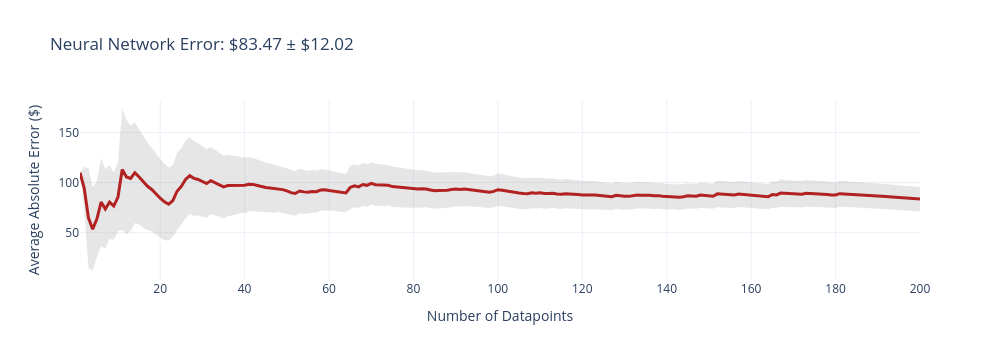
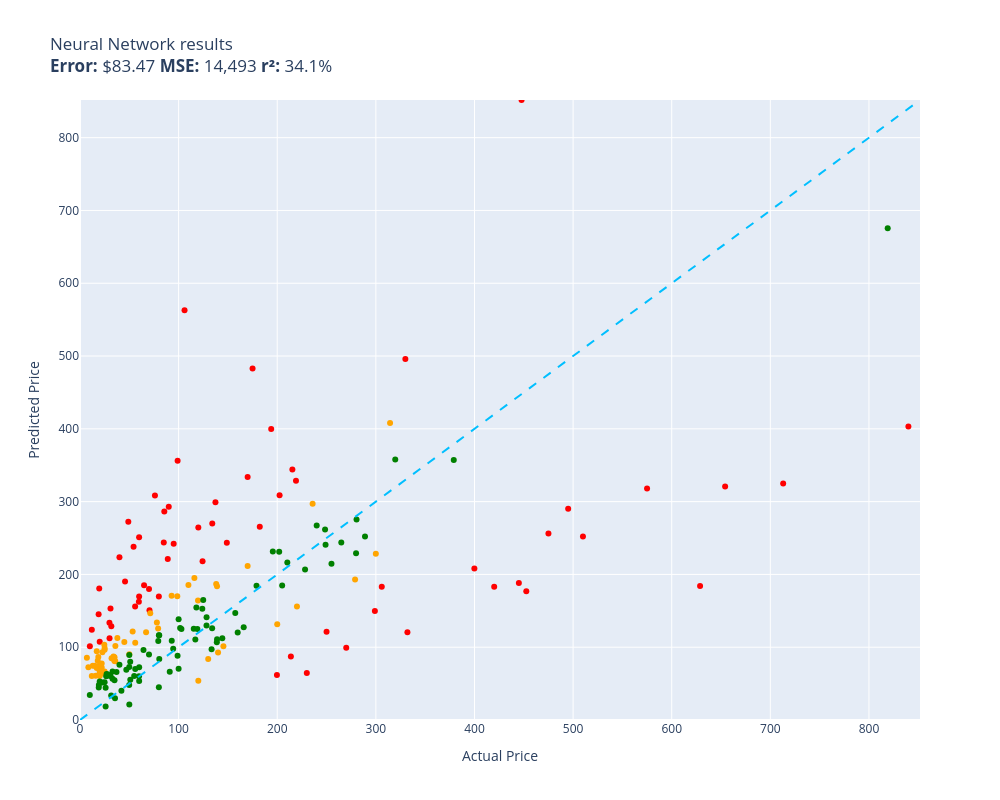

Write notebook code for charts like these, in order.
### Code cell
evaluate(neural_network, test)

### Figure 1 — Plotly figure (JSON) as saved in the notebook; plotly's stock layout.template omitted (floating-point values rounded to 4 significant figures; data arrays with more than 128 entries replaced by an {"elided": "..."} marker saying what was removed)
{"data": [{"fill": "toself", "fillcolor": "rgba(128,128,128,0.2)", "hoverinfo": "skip", "line": {"color": "rgba(255,255,255,0)"}, "name": "95% CI", "showlegend": false, "type": "scatter", "x": {"elided": "400 int values"}, "y": {"elided": "400 float values"}}, {"customdata": {"elided": "200x1 float values"}, "hovertemplate": "n=%{x}<br>Avg Error=$%{y:,.2f}<br>±95% CI=$%{customdata[0]:,.2f}<extra></extra>", "line": {"color": "firebrick", "width": 3}, "mode": "lines", "name": "Cumulative Avg Error", "type": "scatter", "x": {"elided": "200 int values"}, "y": {"elided": "200 float values"}}], "layout": {"height": 360, "showlegend": false, "title": {"text": "Neural Network Error: $83.47 ± $12.02"}, "width": 1000, "xaxis": {"title": {"text": "Number of Datapoints"}}, "yaxis": {"title": {"text": "Average Absolute Error ($)"}}}}

### Figure 2 — Plotly figure (JSON) as saved in the notebook; plotly's stock layout.template omitted (floating-point values rounded to 4 significant figures)
{"data": [{"customdata": [["Old Blood Noise Excess V2 Distortion Cho...\nGuess=$328.76 Actual=$219.00"], ["Stand for Raven Pro Document Scanner - P...\nGuess=$133.49 Actual=$29.85"], ["RBC12-UPC Replacement Battery Cartridge ...\nGuess=$64.63 Actual=$229.99"], ["ACDelco GM Original Equipment FW339 Fron...\nGuess=$344.17 Actual=$215.33"], ["Pump Head TBVECHI 175PSI 4KW 5.5HP 21CFM...\nGuess=$496.09 Actual=$329.90"], ["Bam France 2002XL Contoured Hightech Bla...\nGuess=$324.82 Actual=$713.00"], ["46mm Digital Pro High-Resolution Close-U...\nGuess=$107.59 Actual=$19.99"], ["Innovative Percussion CB-6 Chamois Bass ...\nGuess=$238.06 Actual=$54.32"], ["HK SYSTEMS 13\" Heavy Duty Black \"Push\" O...\nGuess=$243.72 Actual=$84.95"], ["SKB iSeries 3i-13096-6KP Case for BlackM...\nGuess=$482.96 Actual=$174.99"], ["Bam Trekking 3027SB Single Black Clarine...\nGuess=$120.47 Actual=$332.00"], ["DEWALT 20V MAX* XR Impact Driver with Bl...\nGuess=$176.84 Actual=$452.53"], ["Mini PC, Kinupute Desktop Computer E3-12...\nGuess=$290.36 Actual=$495.00"], ["Deco Mount Pro Tripod Microphone Stand w...\nGuess=$251.20 Actual=$59.95"], ["Evergreen HSHB2005 Cylinder Head Gasket ...\nGuess=$162.53 Actual=$59.69"], ["Task T24287 Roman Ogee Router Bit with 1...\nGuess=$155.86 Actual=$55.88"], ["Travelpro Platinum Elite Slim Business L...\nGuess=$87.33 Actual=$213.83"], ["JRready ST6313 DT Deutsch Connector Kit,...\nGuess=$61.76 Actual=$199.68"], ["15\" Locking Shower Head Extension Arm in...\nGuess=$169.71 Actual=$79.95"], ["Baseball Backpacks Large 18 Inch Bookbag...\nGuess=$128.73 Actual=$31.77"], ["KOHLER 18865-CP Filtered Water Faucet, P...\nGuess=$256.16 Actual=$475.00"], ["Diversitech WG840585 Motor, (Ddb) 1/3Hp,...\nGuess=$269.93 Actual=$134.12"], ["MC: Pindicator (Dual Intensity Amber)\nGuess=$223.70 Actual=$40.00"], ["Evan-Fischer Front Bumper Cover Compatib...\nGuess=$308.91 Actual=$202.38"], ["Poison Spyder 10-08-020 Rocker Knocker\nGuess=$183.96 Actual=$628.76"], ["DIMARZIO 204284 DP 163FBK Blues Bucker G...\nGuess=$292.79 Actual=$89.99"], ["Lighted Triangle Mirror Cabinet Bathroom...\nGuess=$188.28 Actual=$445.00"], ["BESTILL Wall Mounted Shower Faucet Set, ...\nGuess=$308.54 Actual=$76.00"], ["Engine Thermostat, Replace 19301-PAA-306...\nGuess=$145.16 Actual=$18.89"], ["Dell Optiplex 390 Desktop Computer i3 3....\nGuess=$218.15 Actual=$124.27"], ["Satco S9596, 4 Count (Pack of 1), 4.18\nGuess=$123.94 Actual=$12.00"], ["Ceramic Talavera Mexican Tile 4x4\", 9 Pi...\nGuess=$112.42 Actual=$29.95"], ["LEGO Marvel Avengers War Machine Buster ...\nGuess=$169.49 Actual=$59.95"], ["ANZO USA 111207 GMC SIERRA 99-06 / YUKON...\nGuess=$265.46 Actual=$182.28"], ["Kingston Brass KS269SN Kingston Clawfoot...\nGuess=$182.96 Actual=$305.99"], ["EMART Photography C Stand with Boom Arm,...\nGuess=$264.39 Actual=$119.99"], ["KOHLER K-1185540-CP Assembly-Slider\nGuess=$190.19 Actual=$45.67"], ["Trim Kit for 2-handle Shower & Tub Valve...\nGuess=$242.04 Actual=$94.99"], ["Aeromotive 13304 Regulator, X1 Adjustabl...\nGuess=$99.20 Actual=$269.95"], ["Walker Exhaust Ultra EPA 16478 Direct Fi...\nGuess=$317.98 Actual=$574.99"], ["Canon Sure Shot 90u 35mm Date Camera\nGuess=$208.19 Actual=$399.89"], ["Mikrotik RB3011UIAS-RM RouterBOARD 10xGi...\nGuess=$149.83 Actual=$299.00"], ["Wilkinson LOW GAUSS Vintage Tone Strat S...\nGuess=$153.16 Actual=$30.93"], ["Ibanez M510OVS Acoustic Mandolin in Vint...\nGuess=$333.89 Actual=$169.99"], ["CradlePoint Compact Broadband Router (CB...\nGuess=$221.28 Actual=$89.00"], ["Pyle Wireless Rear View Backup Camera - ...\nGuess=$150.79 Actual=$70.45"], ["Auertech Portable Washing Machine, 14lbs...\nGuess=$356.31 Actual=$98.99"], ["Evan Fischer Radiator Cooling Fan Assemb...\nGuess=$299.15 Actual=$137.34"], ["ECCPP Power Steering Pump for 2009-2010 ...\nGuess=$286.31 Actual=$85.48"], ["UPR Mach 1 Chin Spoiler Fits 94-98 Musta...\nGuess=$185.26 Actual=$64.99"], ["Skullcandy Hesh Evo Bluetooth Headphones...\nGuess=$180.10 Actual=$69.99"], ["Music Hall pa15.3 MM/MC Phono Preamplifi...\nGuess=$121.29 Actual=$250.00"], ["Lorell Bell Chair Glide, 2.5\", Black\nGuess=$180.54 Actual=$19.50"], ["4 Inches Rolled Muffler Tip Catback Exha...\nGuess=$399.86 Actual=$193.88"], ["Competition Clutch Disc and Pressure Pla...\nGuess=$251.94 Actual=$510.00"], ["KUNFINE Android Radio CarPlay & Android ...\nGuess=$562.82 Actual=$106.00"], ["A-Premium Front Suspension Steering Knuc...\nGuess=$272.24 Actual=$48.99"], ["Dell XPS 13 9343-2727SLV 13.3\" Full HD S...\nGuess=$403.21 Actual=$839.99"], ["Steering Wheel, Carbon Fiber Automotive ...\nGuess=$851.75 Actual=$447.74"], ["Replacement Remote Control fit for Sony ...\nGuess=$101.30 Actual=$9.99"], ["Pacific Drums PDCM1618TTRB 16 x 18 Inche...\nGuess=$183.16 Actual=$419.99"], ["Vinyl Soft Top Roll-up Adjustable Truck ...\nGuess=$243.57 Actual=$148.88"], ["Empava 24\" Single Wall Ovens 10 Cooking ...\nGuess=$320.62 Actual=$654.14"]], "hovertemplate": "%{customdata[0]}<extra></extra>", "legendgroup": "red", "marker": {"color": "red", "size": 6, "symbol": "circle"}, "mode": "markers", "name": "red", "orientation": "v", "showlegend": true, "type": "scatter", "x": [219.0, 29.85, 230.0, 215.3, 329.9, 713.0, 19.99, 54.32, 84.95, 175.0, 332.0, 452.5, 495.0, 59.95, 59.69, 55.88, 213.8, 199.7, 79.95, 31.77, 475.0, 134.1, 40.0, 202.4, 628.8, 89.99, 445.0, 76.0, 18.89, 124.3, 12.0, 29.95, 59.95, 182.3, 306.0, 120.0, 45.67, 94.99, 269.9, 575.0, 399.9, 299.0, 30.93, 170.0, 89.0, 70.45, 98.99, 137.3, 85.48, 64.99, 69.99, 250.0, 19.5, 193.9, 510.0, 106.0, 48.99, 840.0, 447.7, 9.99, 420.0, 148.9, 654.1], "xaxis": "x", "y": [328.8, 133.5, 64.63, 344.2, 496.1, 324.8, 107.6, 238.1, 243.7, 483.0, 120.5, 176.8, 290.4, 251.2, 162.5, 155.9, 87.33, 61.76, 169.7, 128.7, 256.2, 269.9, 223.7, 308.9, 184.0, 292.8, 188.3, 308.5, 145.2, 218.1, 123.9, 112.4, 169.5, 265.5, 183.0, 264.4, 190.2, 242.0, 99.2, 318.0, 208.2, 149.8, 153.2, 333.9, 221.3, 150.8, 356.3, 299.2, 286.3, 185.3, 180.1, 121.3, 180.5, 399.9, 251.9, 562.8, 272.2, 403.2, 851.8, 101.3, 183.2, 243.6, 320.6], "yaxis": "y"}, {"customdata": [["telpo Headlight Assembly Fit For 15 Camr...\nGuess=$195.14 Actual=$115.99"], ["8544771 Dryer Heating Element, 279816 Th...\nGuess=$80.88 Actual=$35.74"], ["Panasonic KX-TG6511B DECT 6.0 PLUS Expan...\nGuess=$125.66 Actual=$79.20"], ["Aolemi Oil Rubbed Bronze Single Function...\nGuess=$170.18 Actual=$98.65"], ["10GBase-LR SFP+ Transceiver, Handar 10GB...\nGuess=$66.60 Actual=$19.99"], ["Southwire 120V/15A Right Angle User Atta...\nGuess=$112.67 Actual=$37.87"], ["Mylites+ Standard Comic Book Mylar Sleev...\nGuess=$86.15 Actual=$34.99"], ["Dakota Alert MURS Alert Probe Sensor - M...\nGuess=$155.98 Actual=$219.99"], ["DALDED LED Light Kit for Lego Sonic Gree...\nGuess=$96.64 Actual=$24.99"], ["152MM Hole Saws M42 Bi-Metal High Speed ...\nGuess=$81.24 Actual=$17.99"], ["Wenger City Upgrade Laptop Backpack with...\nGuess=$101.47 Actual=$145.42"], ["3D Tree Hole Branches 075 Stair Risers D...\nGuess=$83.91 Actual=$129.99"], ["Fjallraven, Kanken Laptop 15\" Backpack f...\nGuess=$164.17 Actual=$119.65"], ["Projector, CRAZVIEW Projector with WiFi ...\nGuess=$121.45 Actual=$53.40"], ["Retevis RT68 Soft Earhook Walkie Talkie ...\nGuess=$85.61 Actual=$6.99"], ["Laisomeke Waterproof Junction Box, Unive...\nGuess=$60.48 Actual=$11.99"], ["Sumerain S1339CM Double Handle Widesprea...\nGuess=$297.19 Actual=$235.86"], ["Webcem Solar Shed Light Outdoor Indoor, ...\nGuess=$133.89 Actual=$77.96"], ["Western Digital Enterprise RE4-GP 2TB SA...\nGuess=$185.31 Actual=$109.95"], ["Miyaya@ Funny Animal Masks Collection fo...\nGuess=$94.38 Actual=$16.99"], ["Beck/Arnley 0421945 Air Filter\nGuess=$101.56 Actual=$35.87"], ["Liberty Imports 12 Pack: US Military Toy...\nGuess=$71.41 Actual=$16.98"], ["Neporal Full Spectrum Light Bulb, 6000K ...\nGuess=$86.55 Actual=$18.59"], ["Pidoko Kids Train Table, Grey with 90 Pc...\nGuess=$54.05 Actual=$119.97"], ["KUNN Small Electrician Tool Pouch Utilit...\nGuess=$63.94 Actual=$21.99"], ["iPhone 12/12 Pro Nicaragua Guardabarranc...\nGuess=$75.31 Actual=$19.97"], ["Replacement Remote Control for PANASONIC...\nGuess=$80.93 Actual=$34.95"], ["KS K-STORM Replacement Silicone Mushroom...\nGuess=$72.60 Actual=$8.50"], ["LSSAGOON Backpack for Women Teen Kids Gi...\nGuess=$87.31 Actual=$33.99"], ["Royal Designs, Inc. Decorative Abundant ...\nGuess=$98.83 Actual=$24.95"], ["AC Compressor & A/C Kit For BMW 335i 335...\nGuess=$408.00 Actual=$314.41"], ["Berta (6 Pieces) 1-1/4 inch Overlay, 90 ...\nGuess=$103.33 Actual=$24.66"], ["Chalkboard Name Badges with Magnetic Bac...\nGuess=$63.88 Actual=$19.95"], ["Linkloos Solar Street Lights Outdoor Wat...\nGuess=$106.18 Actual=$55.99"], ["USB Charger, CIVIE High Speed 60W Multip...\nGuess=$60.67 Actual=$15.99"], ["Universal Power Group 12V 100Ah Sealed L...\nGuess=$131.39 Actual=$199.99"], ["Kastar Battery Pack Replacement for Sony...\nGuess=$60.48 Actual=$19.99"], ["New Replacement seat cover fits Yamaha M...\nGuess=$183.83 Actual=$138.95"], ["Amana Tool - SC587 Carbide Tipped 3-Wing...\nGuess=$146.66 Actual=$71.23"], ["Raspberry Pi 3 Model B+ Aluminum Case Me...\nGuess=$74.41 Actual=$14.99"], ["ASUS VY279HE-W 27” 1080P Monitor - White...\nGuess=$186.79 Actual=$138.10"], ["CTLAMP XL-2100 Professional Quality XL-2...\nGuess=$84.94 Actual=$32.00"], ["200 ' feet True 14 Gauge AWG CCA Speaker...\nGuess=$107.20 Actual=$44.95"], ["StonKraft Brass Chess Board Game Set wit...\nGuess=$92.75 Actual=$140.00"], ["VIPMOTOZ Sequential Turn Signal Premium ...\nGuess=$193.16 Actual=$278.94"], ["BestPricedDecals Wine A BIT, You'll Feel...\nGuess=$74.68 Actual=$12.98"], ["Disney Princess Sparkling Princess Sleep...\nGuess=$66.68 Actual=$24.95"], ["sabermaster TCG Playmat yugioh playmat T...\nGuess=$72.10 Actual=$21.99"], ["Star Wars Die-Cast Metal TITANIUM Series...\nGuess=$93.10 Actual=$22.70"], ["Blanco 230966 Valea Stainless Steel Sink...\nGuess=$170.66 Actual=$92.88"], ["HP Laserjet 2100 Laser Printer W/Test Pr...\nGuess=$228.52 Actual=$299.98"], ["Viola Bow 4/4 Full Size Carbon Fiber (Bl...\nGuess=$90.21 Actual=$49.99"], ["VTech Strum and Jam Kidi Musical Guitar ...\nGuess=$77.69 Actual=$21.99"], ["KZ ZS10 Pro in Ear Monitor Headphone KZ ...\nGuess=$120.43 Actual=$66.99"], ["Jada Toys Ryan's World Combo Panda Airli...\nGuess=$82.14 Actual=$34.94"], ["Xiaomi Redmi 10 2022 NFC 4G LTE (128GB +...\nGuess=$211.72 Actual=$169.99"]], "hovertemplate": "%{customdata[0]}<extra></extra>", "legendgroup": "orange", "marker": {"color": "orange", "size": 6, "symbol": "circle"}, "mode": "markers", "name": "orange", "orientation": "v", "showlegend": true, "type": "scatter", "x": [116.0, 35.74, 79.2, 98.65, 19.99, 37.87, 34.99, 220.0, 24.99, 17.99, 145.4, 130.0, 119.7, 53.4, 6.99, 11.99, 235.9, 77.96, 110.0, 16.99, 35.87, 16.98, 18.59, 120.0, 21.99, 19.97, 34.95, 8.5, 33.99, 24.95, 314.4, 24.66, 19.95, 55.99, 15.99, 200.0, 19.99, 138.9, 71.23, 14.99, 138.1, 32.0, 44.95, 140.0, 278.9, 12.98, 24.95, 21.99, 22.7, 92.88, 300.0, 49.99, 21.99, 66.99, 34.94, 170.0], "xaxis": "x", "y": [195.1, 80.88, 125.7, 170.2, 66.6, 112.7, 86.15, 156.0, 96.64, 81.24, 101.5, 83.91, 164.2, 121.5, 85.61, 60.48, 297.2, 133.9, 185.3, 94.38, 101.6, 71.41, 86.55, 54.05, 63.94, 75.31, 80.93, 72.6, 87.31, 98.83, 408.0, 103.3, 63.88, 106.2, 60.67, 131.4, 60.48, 183.8, 146.7, 74.41, 186.8, 84.94, 107.2, 92.75, 193.2, 74.68, 66.68, 72.1, 93.1, 170.7, 228.5, 90.21, 77.69, 120.4, 82.14, 211.7], "yaxis": "y"}, {"customdata": [["NewPower99 Battery Kit for Samsung Galax...\nGuess=$60.48 Actual=$54.95"], ["EXMAX NG-10X Fresnel Lens Focusing Adapt...\nGuess=$89.86 Actual=$69.98"], ["SuppliesOutlet Compatible Toner Cartridg...\nGuess=$112.27 Actual=$144.29"], ["Metabo HPT 36V MultiVolt™ Cordless Rotar...\nGuess=$357.06 Actual=$379.00"], ["LOVE MEI Galaxy S10 Lite Case, Military ...\nGuess=$56.57 Actual=$32.98"], ["GJY Portable TV,10.6 inch Mini TV for AT...\nGuess=$108.69 Actual=$79.36"], ["LD Products Compatible Toner Cartridge R...\nGuess=$89.31 Actual=$49.98"], ["APS iBoard 6-inch Aluminum (Black Powder...\nGuess=$216.45 Actual=$210.23"], ["PEMP E65 E66 CDC Simulate Optical Fiber ...\nGuess=$125.18 Actual=$119.00"], ["Intermatic PX300 12V 300W Transformer wi...\nGuess=$125.95 Actual=$134.00"], ["CORSAIR Dominator Platinum RGB 32GB (2x1...\nGuess=$152.94 Actual=$124.00"], ["June Garden 12\" Sweet Dolly Charlotte - ...\nGuess=$52.77 Actual=$19.99"], ["Clementoni 39132.5 Jigsaw Puzzle 1,000 P...\nGuess=$44.90 Actual=$79.95"], ["GanFindX Portable Car Hand Controls for ...\nGuess=$120.09 Actual=$159.90"], ["KOMPUTERBAY 4GB 2X 2GB DDR2 1066MHz PC2-...\nGuess=$116.49 Actual=$80.34"], ["Scranton & Co 3 Drawer Mobile File Cabin...\nGuess=$125.36 Actual=$115.35"], ["Canon EOS Rebel T7 Digital SLR Camera wi...\nGuess=$675.60 Actual=$819.00"], ["Tidal Front + Rear Fender Flares 4PC Poc...\nGuess=$214.76 Actual=$254.99"], ["AUTOFREE LED Tail Lights Assembly Compat...\nGuess=$231.09 Actual=$201.99"], ["Adams Check Payment and Deposit Register...\nGuess=$29.90 Actual=$35.49"], ["Festool 492370 Platin 2 S1000 Grit 6-Inc...\nGuess=$66.24 Actual=$91.00"], ["VLAND LED Smoked Taillights Compatible F...\nGuess=$267.15 Actual=$239.99"], ["PM Auto Front Right Quick Complete Strut...\nGuess=$164.85 Actual=$124.94"], ["Tablet PC Cover Compatible with Lenovo T...\nGuess=$33.59 Actual=$31.61"], ["Trail Gear Twin Stick Kit for Top Shift ...\nGuess=$229.14 Actual=$279.92"], ["Ultra Duster Canned Air Net 10 Oz 6-Pack\nGuess=$47.96 Actual=$49.90"], ["IQShield Screen Protector Compatible wit...\nGuess=$34.49 Actual=$9.95"], ["Marvel Legends Series X-Men 6-Inch Archa...\nGuess=$88.42 Actual=$98.95"], ["Intrepid International Dressage Letters-...\nGuess=$63.06 Actual=$26.99"], ["Pioneer 2AM401-BN Two Handle Kitchen Fau...\nGuess=$206.88 Actual=$228.22"], ["Grey Pneumatic 1311SD Impact Socket Set\nGuess=$147.03 Actual=$157.43"], ["4LT LUMINETTE Vanity Opal GLS BSN\nGuess=$138.46 Actual=$99.99"], ["4pc Wheel Spacers Adapters 4\" (2inch Per...\nGuess=$110.45 Actual=$116.95"], ["GE RPWF SmartWater Comparable Refrigerat...\nGuess=$66.04 Actual=$36.99"], ["Urth 62mm UV, Circular Polarizing (CPL),...\nGuess=$111.08 Actual=$139.00"], ["MGP Caliper Covers 39011SACURD Red Powde...\nGuess=$240.59 Actual=$249.00"], ["LSI Broadcom SAS 9300-8i 8-port 12Gb/s S...\nGuess=$154.67 Actual=$118.00"], ["NewFantasia Replacement Audio Cable with...\nGuess=$60.48 Actual=$31.00"], ["MONOCARBON Forged Carbon Fiber Case for ...\nGuess=$53.67 Actual=$59.99"], ["DuraGo 29515020 Front Hub Assembly\nGuess=$141.18 Actual=$128.34"], ["MXR Carbon Copy Deluxe Analog Delay Guit...\nGuess=$231.63 Actual=$195.50"], ["GENUINE VOLVO THERMOSTAT (3.0, 3.2) S60 ...\nGuess=$125.00 Actual=$102.85"], ["Cardone 84-58642 New HEI Electronic Dist...\nGuess=$127.56 Actual=$165.99"], ["Hp Pavilion P7-1257c Motherboard Aahd3-h...\nGuess=$60.24 Actual=$59.86"], ["18 Inch White Undermount Kitchen Sink - ...\nGuess=$184.44 Actual=$179.00"], ["AZX Stylus Pencil for Apple iPad Pro 202...\nGuess=$61.30 Actual=$29.99"], ["SP Air Corporation SP-8102BU 1/4-Inch He...\nGuess=$184.75 Actual=$204.99"], ["ROHL WSGUM3018WH Wire Sink Grids, White\nGuess=$129.77 Actual=$128.28"], ["LCD Screen for Dell Inspiron 17R 17.3\" H...\nGuess=$96.02 Actual=$64.37"], ["Diversitech UC2436-3 Ultralite Condenser...\nGuess=$83.95 Actual=$80.39"], ["APS iBoard (304 Stainless Steel Polished...\nGuess=$243.90 Actual=$264.95"], ["200 Couples Conversation Cards - Enjoy B...\nGuess=$66.72 Actual=$32.97"], ["The Puppet Company - Carpet-Unicorn, Whi...\nGuess=$44.63 Actual=$19.00"], ["KYX Racing Hardened Steel Center Drive S...\nGuess=$69.09 Actual=$46.99"], ["Baumgartens Sicurix Blank PVC ID Cards (...\nGuess=$47.94 Actual=$19.11"], ["OEM Samsung Remote Control Shipped with ...\nGuess=$70.16 Actual=$56.00"], ["Venom Power Terra Hunter R/T+ R/T All-Te...\nGuess=$357.75 Actual=$319.65"], ["Custom Engagement Logo Desk Embosser Sea...\nGuess=$72.72 Actual=$49.95"], ["Audio Techinca ATW-T1002 System 10 Handh...\nGuess=$252.13 Actual=$289.00"], ["520 Pieces Christmas Envelope Seal Stick...\nGuess=$18.50 Actual=$25.99"], ["LD Compatible Ink Cartridge Replacement ...\nGuess=$40.13 Actual=$41.99"], ["VATOS 4 Packs Bubble Machine Gun for Kid...\nGuess=$51.38 Actual=$22.88"], ["BXYJY for Samsung Galaxy Z Fold 3 Case w...\nGuess=$21.38 Actual=$49.99"], ["VONADO Space Wars Colonial Viper MK1 Bui...\nGuess=$75.87 Actual=$39.99"], ["DuraGo BR5330 Front Vented Disc Brake Ro...\nGuess=$126.25 Actual=$101.51"], ["Glovion Music Stand Light, Clip On Piano...\nGuess=$62.62 Actual=$27.99"], ["Samsung DA97-07603B Freezer Ice Maker As...\nGuess=$108.71 Actual=$93.02"], ["Intex River Run Connect Lounge (Four)\nGuess=$97.83 Actual=$94.49"], ["Think Gizmos Build Your Own Robot Toys f...\nGuess=$51.84 Actual=$24.95"], ["PowerSport Front Rear Brakes and Rotors ...\nGuess=$261.87 Actual=$248.51"], ["Targus CityGear Durable Backpack, Black,...\nGuess=$97.21 Actual=$133.43"], ["Fender Hendrix Voodoo Child Coiled Instr...\nGuess=$72.55 Actual=$59.99"], ["W11130208 W10695459 Refrigerator LED Mod...\nGuess=$60.08 Actual=$26.59"], ["Pyle 2x120 Watt Home Audio Speaker Power...\nGuess=$79.99 Actual=$50.92"], ["STICKGOO Peel and Stick Backsplash for K...\nGuess=$54.73 Actual=$34.99"], ["Garmin 010-12402-10 GT15M-TM Transom-Mou...\nGuess=$106.65 Actual=$138.74"], ["Fitness Center Gym Room Weight Train Dua...\nGuess=$70.50 Actual=$99.99"], ["MonMount Triple Monitor Stand Freestandi...\nGuess=$116.36 Actual=$79.99"], ["For Volvo C70 S70 V70 V40 S40 AC Compres...\nGuess=$275.57 Actual=$280.41"], ["Refresh NSF-53 Premium Replacement Refri...\nGuess=$55.23 Actual=$50.99"], ["NICKSTON Red Sparkling Glitter Slim Band...\nGuess=$44.37 Actual=$25.99"]], "hovertemplate": "%{customdata[0]}<extra></extra>", "legendgroup": "green", "marker": {"color": "green", "size": 6, "symbol": "circle"}, "mode": "markers", "name": "green", "orientation": "v", "showlegend": true, "type": "scatter", "x": [54.95, 69.98, 144.3, 379.0, 32.98, 79.36, 49.98, 210.2, 119.0, 134.0, 124.0, 19.99, 79.95, 159.9, 80.34, 115.3, 819.0, 255.0, 202.0, 35.49, 91.0, 240.0, 124.9, 31.61, 279.9, 49.9, 9.95, 98.95, 26.99, 228.2, 157.4, 99.99, 117.0, 36.99, 139.0, 249.0, 118.0, 31.0, 59.99, 128.3, 195.5, 102.8, 166.0, 59.86, 179.0, 29.99, 205.0, 128.3, 64.37, 80.39, 264.9, 32.97, 19.0, 46.99, 19.11, 56.0, 319.6, 49.95, 289.0, 25.99, 41.99, 22.88, 49.99, 39.99, 101.5, 27.99, 93.02, 94.49, 24.95, 248.5, 133.4, 59.99, 26.59, 50.92, 34.99, 138.7, 99.99, 79.99, 280.4, 50.99, 25.99], "xaxis": "x", "y": [60.48, 89.86, 112.3, 357.1, 56.57, 108.7, 89.31, 216.5, 125.2, 125.9, 152.9, 52.77, 44.9, 120.1, 116.5, 125.4, 675.6, 214.8, 231.1, 29.9, 66.24, 267.2, 164.9, 33.59, 229.1, 47.96, 34.49, 88.42, 63.06, 206.9, 147.0, 138.5, 110.5, 66.04, 111.1, 240.6, 154.7, 60.48, 53.67, 141.2, 231.6, 125.0, 127.6, 60.24, 184.4, 61.3, 184.7, 129.8, 96.02, 83.95, 243.9, 66.72, 44.63, 69.09, 47.94, 70.16, 357.8, 72.72, 252.1, 18.5, 40.13, 51.38, 21.38, 75.87, 126.2, 62.62, 108.7, 97.83, 51.84, 261.9, 97.21, 72.55, 60.08, 79.99, 54.73, 106.7, 70.5, 116.4, 275.6, 55.23, 44.37], "yaxis": "y"}, {"hoverinfo": "skip", "line": {"color": "deepskyblue", "dash": "dash", "width": 2}, "mode": "lines", "name": "y = x", "showlegend": false, "type": "scatter", "x": [0, 851.8], "y": [0, 851.8]}], "layout": {"height": 800, "legend": {"title": {"text": "color"}, "tracegroupgap": 0}, "showlegend": false, "title": {"text": "Neural Network results<br><b>Error:</b> $83.47 <b>MSE:</b> 14,493 <b>r²:</b> 34.1%"}, "width": 1000, "xaxis": {"anchor": "y", "domain": [0, 1], "range": [0, 851.8], "title": {"text": "Actual Price"}}, "yaxis": {"anchor": "x", "domain": [0, 1], "range": [0, 851.8], "title": {"text": "Predicted Price"}}}}
